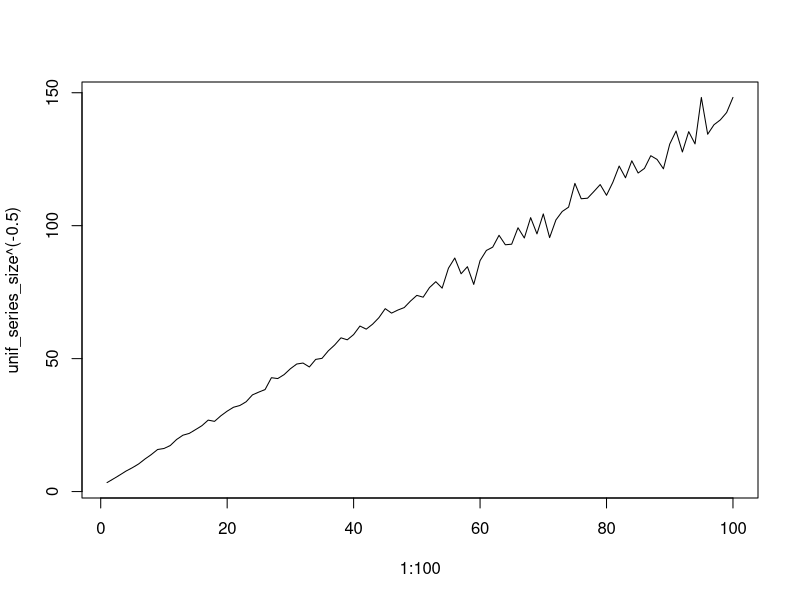
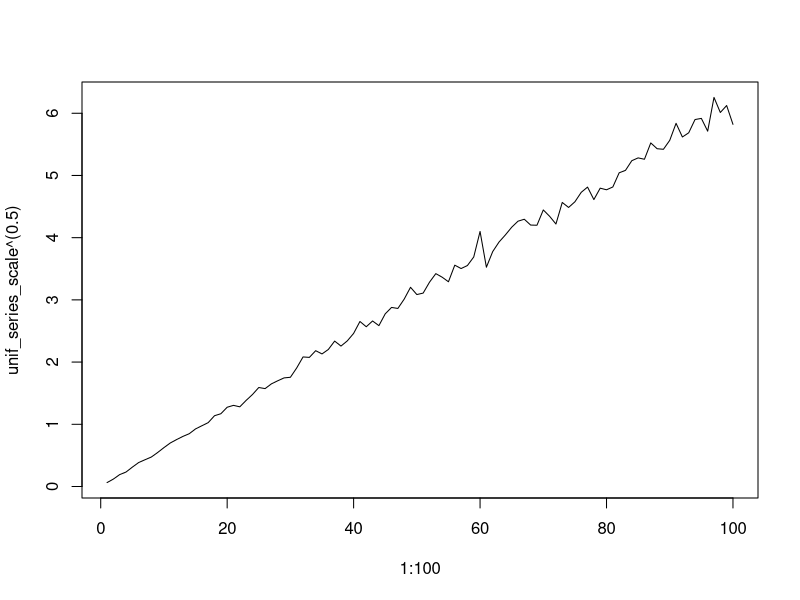
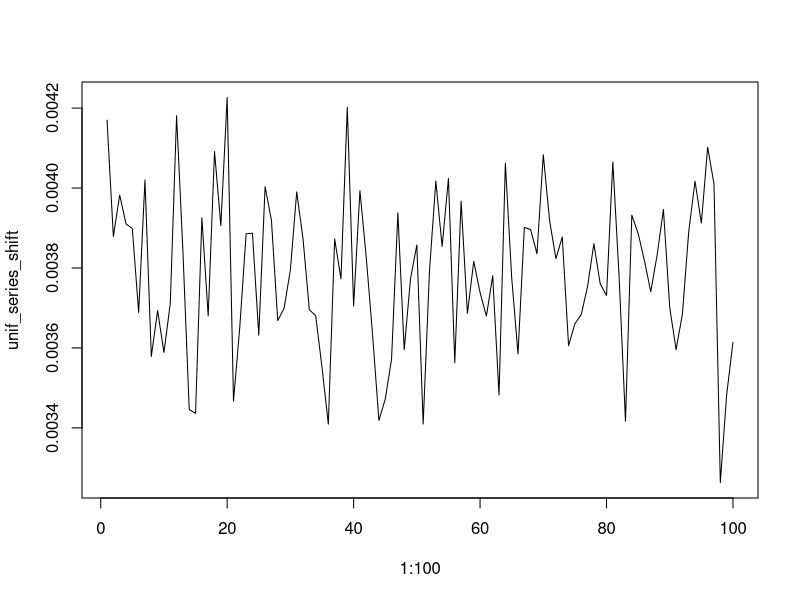

Recreate these plots in R, in order. (Note: this script raises an error after producing the figures.)
## Ex 9.2
mle_unif_mean <- function(x) {
    (min(x) + max(x)) / 2
}

unif_mle_mse <- function(a=1, b=3, n=10, trials=1000) {
    unif_samples <- matrix(runif(n*trials, a, b), nrow = trials)
    mle_estimates <- apply(unif_samples, 1, mle_unif_mean)
    mean((mle_estimates - (b+a)/2)^2)
}

unif_mle_mse(1, 3, 10, 1000)

## MSE approx proportional to 1/n^2 for large n, some fixed a, b
unif_series_size <- vector("double", 100)
for (i in seq_along(unif_series_size)) {
    unif_series_size[i] <- unif_mle_mse(0, 1, i)
}
plot(1:100, unif_series_size^(-0.5), 'l')

## MSE proportional to (b-a)^2 for large n, fixed (a+b)/2, n
unif_series_scale <- vector("double", 100)
for (i in seq_along(unif_series_scale)) {
    unif_series_scale[i] <- unif_mle_mse(0, i, 10)
}
plot(1:100, unif_series_scale^(0.5), 'l')

## MSE is constant for fixed (b-a)^2, n
unif_series_shift <- vector("double", 100)
for (i in seq_along(unif_series_shift)) {
    unif_series_shift[i] <- unif_mle_mse(i, i+1, 10)
}
plot(1:100, unif_series_shift, 'l')



# Ex3
ex3_data <- c(3.23, -2.50, 1.88, -0.68, 4.43, 0.17,
              1.03, -0.07, -0.01, 0.76, 1.76, 3.18,
              0.33, -0.31, 0.30, -0.61, 1.52, 5.43,
              1.54, 2.28, 0.42, 2.33, -1.03, 4.00,
              0.39)

ex3_mu <- mean(ex3_data)
ex3_sigma <- sd(ex3_data)
ex3_n <- length(ex3_data)
ex3_mle_tau <- ex3_mu + 1.64 * ex3_sigma
(ex3_tau_se_delta <- ex3_sigma * sqrt((2 + 1.64^2) / (2*ex3_n)))

ex3_bootstrap_sample <- matrix(rnorm(n=ex3_n * 1000, mean=ex3_mu, sd=ex3_sigma), ncol=ex3_n)
ex3_bootstrap_values <- apply(ex3_bootstrap_sample, 1, function(x) quantile(x, 0.95, names=FALSE))
ex3_bootstrap_est <- mean(ex3_bootstrap_values)
(ex3_bootstrap_se <- sd(ex3_bootstrap_values))

## Convergence plot
plot(1:length(ex3_bootstrap_values), sqrt(accumulate(ex3_bootstrap_values, function(x, y) x + (y - ex3_bootstrap_est)^2 / 1:length(ex3_bootstrap_values))), 'l')


## Ex 7d)
boot1 <- apply(matrix(rbernoulli(200*1000, 160/200), 1000), 1, mean)
boot2 <- apply(matrix(rbernoulli(200*1000, 148/200), 1000), 1, mean)

boot_psi <- boot1 - boot2
sd(boot_psi)


## Ex 9
ex9 <- rnorm(100, 5, 1)

se_delta <- exp(mean(ex9)) / sqrt(length(ex9))

ex9_bootstrap <- apply(matrix(rnorm(100*1000, mean(ex9), 1), nrow=1000), 1, function(x) exp(mean(x)))

se_bootstrap <- sd(ex9_bootstrap)

bootstrap <- function(x, b, f) {
    tboot <- vector("double", b)
    for (i in seq(b)) {
        xsample <- sample(x, length(x), replace = TRUE)
        tboot[i] <- f(xsample)
    }
    tboot
}
ex9_nonparametric <- bootstrap(ex9, 1000, function(x) exp(mean(x)))


theta_hat <- apply(matrix(rnorm(100*1000, 5, 1), nrow=1000), 1, function(x) exp(mean(x)))

t <- seq(min(theta_hat), max(theta_hat), length.out = 1000)
ex9_normal <- dnorm(t, exp(mean(ex9)), se_delta)

# TODO: plot ex9_bootstrap, ex9_normal, ex9_nonparametric, theta_hat
library(ggplot2)
ggplot() +
    geom_histogram(data=data.frame(x=theta_hat), mapping = aes(x=x, y=..density..), fill="red") +
    geom_histogram(data=data.frame(x=ex9_bootstrap), mapping = aes(x=x, y=..density..), fill="blue", alpha=0.5)

## TODO: Ex9.10:
## Analytical: (n*x^(n-1)/theta)
## c.f parametric, non-parametric bootstrap
n <- 50
thetha <- 1
